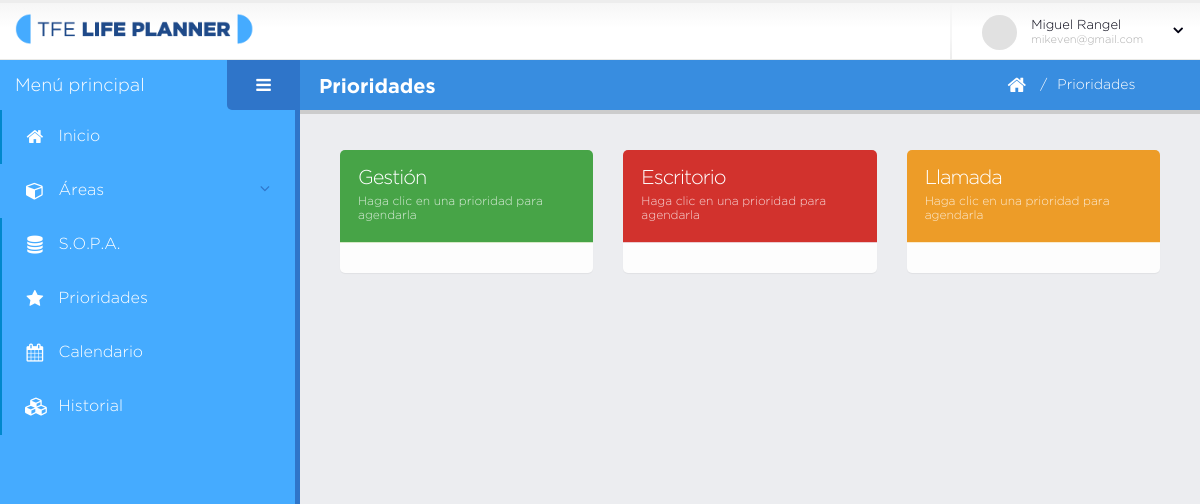
Page /prioridades.php (signed in) on the earlier database version.
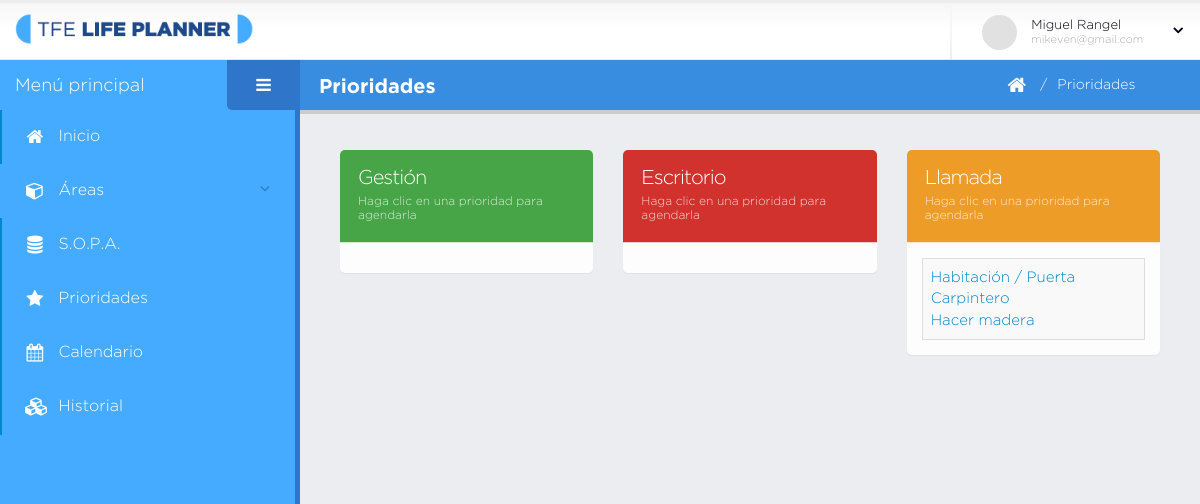
Same page on the later database version.
### tables this page shows
CREATE TABLE `actividad` (
  `id` int(11) NOT NULL,
  `tipo` varchar(45) NOT NULL,
  `tarea` varchar(45) DEFAULT NULL,
  `lugar` varchar(45) DEFAULT NULL,
  `direccion` varchar(45) DEFAULT NULL,
  `motivo` varchar(45) DEFAULT NULL,
  `contacto` varchar(45) DEFAULT NULL,
  `creado` datetime DEFAULT NULL,
  `modificado` datetime DEFAULT NULL,
  `proposito_id` int(11) NOT NULL,
  `estado` varchar(45) NOT NULL,
  `fecha_calendario` datetime NOT NULL,
  `fecha_prioridad` datetime NOT NULL,
  `fecha_agenda` datetime NOT NULL,
  `fecha_terminacion` datetime NOT NULL,
  `fecha_cancela` datetime NOT NULL
);

CREATE TABLE `sujeto` (
  `id` int(11) NOT NULL,
  `nombre` varchar(140) NOT NULL,
  `creado` datetime DEFAULT NULL,
  `modificado` datetime DEFAULT NULL,
  `usuario_id` int(11) NOT NULL
);

CREATE TABLE `objeto` (
  `id` int(11) NOT NULL,
  `nombre` varchar(140) NOT NULL,
  `creado` datetime DEFAULT NULL,
  `modificado` datetime DEFAULT NULL,
  `usuario_id` int(11) NOT NULL
);

### database/data-actividad.php (called while the page is built, shortened)
<?php
	function obtenerPrioridadesTipo( $dbh, $idu, $tipo ){
		$q = "select act.id as id_act, act.tipo, act.estado, act.tarea, act.lugar,
		act.direccion, act.motivo, act.contacto,
		date_format(act.fecha_prioridad,'%d/%m/%Y %h:%i %p') as tprioridad,
		s.id as idsujeto, s.nombre as nsujeto, o.id as idobjeto, o.nombre as nobjeto
		from actividad act, proposito p, sujeto s, objeto o, sujeto_objeto so, sesion ss
		where act.proposito_id = p.id and act.estado = 'prioridad' and p.sujeto_objeto_id = so.id
		and so.sujeto_id = s.id and so.objeto_id = o.id and so.sesion_id = ss.id
		and ss.usuario_id = $idu and act.tipo = '$tipo' order by act.fecha_prioridad ASC";
		return obtenerListaRegistros( mysqli_query( $dbh, $q ) );
	}
	function obtenerPrioridades( $dbh, $idu ){
		$prioridades['g'] = obtenerPrioridadesTipo( $dbh, $idu, 'g' );
		$prioridades['e'] = obtenerPrioridadesTipo( $dbh, $idu, 'e' );
		$prioridades['l'] = obtenerPrioridadesTipo( $dbh, $idu, 'l' );
		return $prioridades;
	}
?>

### database/bd.php (called while the page is built, shortened)
<?php
	function obtenerListaRegistros( $data ){
		$lista_c = array();
		if( $data ){
			while( $c = mysqli_fetch_array( $data ) ){
				$lista_c[] = $c;
			}
		}
		return $lista_c;
	}
?>

### fn/fn-actividad.php (the view, shortened to what the changed rows need)
<?php
    function iconoActividad( $t ){
      $icono_actividad = array(
        'g' => "<i class='fa fa-automobile'></i>",
        'e' => "<i class='fa fa-desktop'></i>",
        'l' => "<i class='fa fa-phone'></i>"
      );
      return $icono_actividad[$t];
    }
    function infoPrioridad( $a ){
      $info = "";
      if( $a["tipo"] == "l" ){
        $info .= "<div>$a[nsujeto] / $a[nobjeto]</div>";
        $info .= "<div>$a[contacto]</div>";
        $info .= "<div>$a[motivo]</div>";
      }
      echo $info;
    }
    function infoPrioridadForm( $a ){
      $info = "";
      $icono = iconoActividad( $a["tipo"] );
      if( $a["tipo"] == "g" ){
        $info .= "<div class='isuccess'>$icono</div>";
        $info .= "<div>$a[lugar] / $a[direccion]</div>";
        $info .= "<div>$a[nsujeto] / $a[nobjeto]</div>";
        $info .= "<div>$a[tarea]</div>";
      }
      if( $a["tipo"] == "e" ){
        $info .= "<div class='idanger'>$icono</div>";
        $info .= "<div>$a[nsujeto] / $a[nobjeto]</div>";
        $info .= "<div>$a[tarea]</div>";
      }
      if( $a["tipo"] == "l" ){
        $info .= "<div class='iwarning'>$icono</div>";
        $info .= "<div>$a[nsujeto] / $a[nobjeto]</div>";
        $info .= "<div>$a[contacto]</div>";
        $info .= "<div>$a[motivo]</div>";
      }
      echo $info;
    }
?>

### prioridades.php (shortened to what the changed rows need)
<?php
    include( "database/bd.php" );
    include( "database/data-acceso.php" );
    include( "database/data-actividad.php" );
    include( "fn/fn-actividad.php" );
    $idu = $_SESSION["user"]["id"];
    $prioridades = obtenerPrioridades( $dbh, $idu );
?>
<!doctype html>
<html class="fixed">
	<head>
		<link rel="stylesheet" href="assets/vendor/bootstrap/css/bootstrap.css" />
		<link rel="stylesheet" href="assets/vendor/font-awesome/css/font-awesome.css" />
		<link rel="stylesheet" href="assets/vendor/magnific-popup/magnific-popup.css" />
		<link rel="stylesheet" href="assets/vendor/bootstrap-datepicker/css/datepicker3.css" />
		<link rel="stylesheet" href="assets/vendor/bootstrap-timepicker/css/bootstrap-timepicker.css"/>
		<link rel="stylesheet" href="assets/vendor/pnotify/pnotify.custom.css" />
		<link rel="stylesheet" href="assets/vendor/select2/select2.css" />
		<link rel="stylesheet" href="assets/vendor/jquery-datatables-bs3/assets/css/datatables.css" />
		<link rel="stylesheet" href="assets/stylesheets/theme.css" />
		<link rel="stylesheet" href="assets/stylesheets/skins/default.css" />
		<link rel="stylesheet" href="assets/stylesheets/theme-custom.css">
	</head>
	<body>
		<section class="body">
			<div class="inner-wrapper">
				<section role="main" class="content-body">
					<?php include( "secciones/titulo_pagina.php" ); ?>
					<div class="row">
						<div class="col-md-4 col-sm-12 col-xs-12">
							<section class="panel panel-success">
								<header class="panel-heading panel-warning">
									<h2 class="panel-title"><?php echo iconoActividad('g')?> Gestión</h2>
								</header>
							</section>
						</div>
						<div class="col-md-4 col-sm-12 col-xs-12">
							<section class="panel panel-danger">
								<header class="panel-heading">
									<h2 class="panel-title"><?php echo iconoActividad('e')?> Escritorio</h2>
								</header>
							</section>
						</div>
						<div class="col-md-4 col-sm-12 col-xs-12">
							<section class="panel panel-warning">
								<header class="panel-heading">
									<h2 class="panel-title"><?php echo iconoActividad('l')?> Llamada</h2>
								</header>
								<div id="tabla_actividades_prioridad" class="panel-body">
									<table id="datatable-prioridades_"
									class="table table-bordered table-striped mb-none" >
										<tbody>
											<?php foreach ( $prioridades['l'] as $a ) { ?>
											<tr class="gradeX">
												<td>
													<a href="#frm-actividad-cal"
													class="modal-sizes modal-with-zoom-anim act_prior_cal"
													data-ida="<?php echo $a["id_act"] ?>"
													data-desc="<?php infoPrioridadForm( $a ) ?>">
														<?php infoPrioridad( $a ) ?>
													</a>
												</td>
											</tr>
											<?php } ?>
										</tbody>
									</table>
								</div>
							</section>
						</div>
					</div>
				</section>
			</div>
		</section>
	</body>
</html>

Differences in the rows shown:
added actividad: sujeto.nombre "Habitación", objeto.nombre "Puerta", contacto "Carpintero", motivo "Hacer madera"
